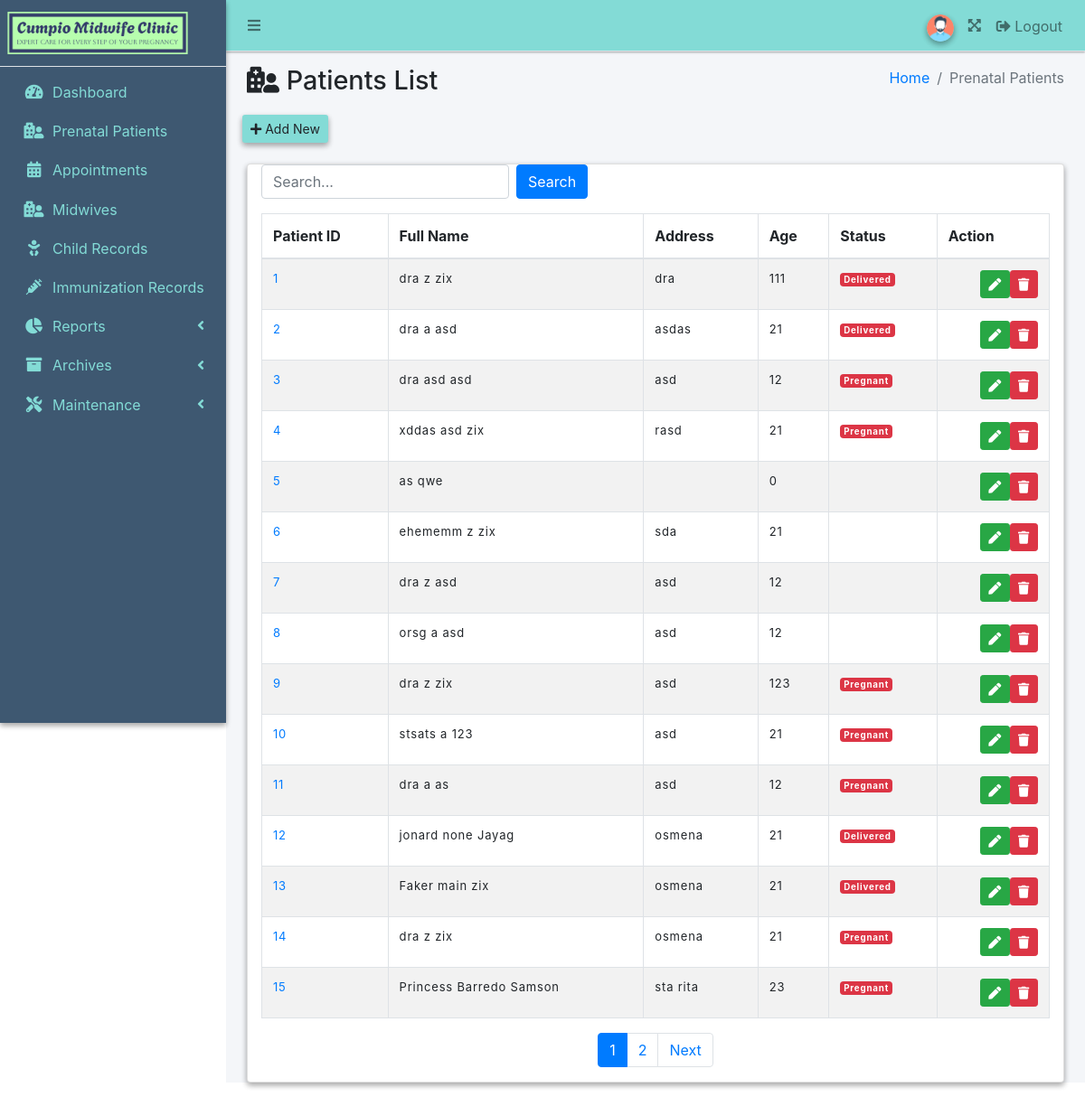
The page /admin/patient.php on the database its author committed.
### tables this page shows
CREATE TABLE `patient` (
  `patient_id` int(11) NOT NULL AUTO_INCREMENT,
  `first_name` varchar(255) NOT NULL,
  `middle_name` varchar(255) DEFAULT NULL,
  `last_name` varchar(255) NOT NULL,
  `contact` varchar(255) DEFAULT NULL,
  `birthdate` date DEFAULT NULL,
  `address` text DEFAULT NULL,
  `age` int(11) DEFAULT NULL,
  `midwife_nurse_doctor` varchar(255) DEFAULT NULL,
  `weight` float DEFAULT NULL,
  `size_of_tummy` int(11) DEFAULT NULL,
  `bp` varchar(50) DEFAULT NULL,
  `pr` varchar(50) DEFAULT NULL,
  `rr` varchar(50) DEFAULT NULL,
  `fh` varchar(50) DEFAULT NULL,
  `fht` varchar(50) DEFAULT NULL,
  `aog` varchar(50) DEFAULT NULL,
  `created_at` timestamp NOT NULL DEFAULT current_timestamp(),
  `updated_at` timestamp NOT NULL DEFAULT current_timestamp() ON UPDATE current_timestamp(),
  `prenatal_schedule` date DEFAULT NULL,
  `expected_delivery` date DEFAULT NULL,
  `status` varchar(50) DEFAULT NULL,
  `height` varchar(10) DEFAULT NULL,
  `remarks` text DEFAULT NULL,
  PRIMARY KEY (`patient_id`)
);

### admin/patient.php (the view, shortened to what this page needs)
<!DOCTYPE html>
<html lang="en">
  <head>
    <link rel="stylesheet" href="../asset/fontawesome/css/all.min.css" />
    <link rel="stylesheet" href="../asset/css/adminlte.min.css" />
    <link rel="stylesheet" href="../asset/css/style.css" />
    <link
      rel="stylesheet"
      href="../asset/tables/datatables-bs4/css/dataTables.bootstrap4.min.css"
    />
    <link
      rel="stylesheet"
      href="https://maxcdn.bootstrapcdn.com/bootstrap/4.5.2/css/bootstrap.min.css"
    />
    <link
      rel="stylesheet"
      href="https://cdn.datatables.net/1.10.21/css/jquery.dataTables.min.css"
    />
  </head>
  <body class="hold-transition sidebar-mini layout-fixed">
    <div class="wrapper">
      <nav
        class="main-header navbar navbar-expand navbar-light elevation-1"
        style="background-color: rgba(131, 219, 214)"
      >
        <ul class="navbar-nav">
          <li class="nav-item">
            <a class="nav-link" data-widget="pushmenu" href="#" role="button"
              ><i class="fas fa-bars"></i
            ></a>
          </li>
        </ul>
        <ul class="navbar-nav ml-auto">
          <li class="nav-item">
            <a class="nav-link" href="#" role="button">
              <img
                src="../asset/img/avatar.png"
                class="img-circle elevation-2"
                alt="User Image"
                width="30"
              />
            </a>
          </li>
          <li class="nav-item">
            <a class="nav-link" data-widget="fullscreen" href="#" role="button">
              <i class="fas fa-expand-arrows-alt"></i>
            </a>
          </li>
         <li class="nav-item">
            <button class="nav-link btn btn-link" data-toggle="modal" data-target="#logoutConfirmModal" type="button">
              <i class="fas fa-sign-out-alt"></i> Logout
            </button>
          </li>
        </ul>
      </nav>
      <?php
$user_type = $_SESSION['user_type'] ?? '';
?>
<aside
  class="main-sidebar sidebar-light-primary elevation-2"
  style="background-color: rgba(62, 88, 113)"
>
  <a href="index.php" class="brand-link animated swing">
    <img src="../asset/img/clinic-logo.png" alt="DSMS Logo" width="200" />
  </a>
  <div class="sidebar">
    <nav class="mt-2">
      <ul
        class="nav nav-pills nav-sidebar flex-column"
        data-widget="treeview"
        role="menu"
        data-accordion="false"
      >
        <li class="nav-item">
          <a href="index.php" class="nav-link">
            <i class="nav-icon fa fa-tachometer-alt"></i>
            <p>Dashboard</p>
          </a>
        </li>
        <li class="nav-item">
          <a href="patient.php" class="nav-link">
            <i class="nav-icon fa fa-hospital-user"></i>
            <p>Prenatal Patients</p>
          </a>
        </li>
        <li class="nav-item">
          <a href="appointment.php" class="nav-link">
            <i class="nav-icon fa fa-calendar-alt"></i>
            <p>Appointments</p>
          </a>
        </li>
        <?php if ($user_type !== 'staff'): ?>
        <li class="nav-item">
          <a href="midwives.php" class="nav-link">
            <i class="nav-icon fa fa-hospital-user"></i>
            <p>Midwives</p>
          </a>
        </li>
        <?php endif; ?>
        <li class="nav-item">
          <a href="child.php" class="nav-link">
            <i class="nav-icon fa fa-baby"></i>
            <p>Child Records</p>
          </a>
        </li>
        <li class="nav-item">
          <a href="immunization.php" class="nav-link">
            <i class="nav-icon fa fa-syringe"></i>
            <p>Immunization Records</p>
          </a>
        </li>
        <li class="nav-item">
          <a href="#" class="nav-link">
            <i class="nav-icon fa fa-chart-pie"></i>
            <p>Reports</p>
            <i class="right fas fa-angle-left"></i>
          </a>
        </li>
        <li class="nav-item">
          <a href="#" class="nav-link">
            <i class="nav-icon fa fa-archive"></i>
            <p>Archives</p>
            <i class="right fas fa-angle-left"></i>
          </a>
        </li>
        <li class="nav-item">
          <a href="#" class="nav-link">
            <i class="nav-icon fa fa-tools"></i>
            <p>Maintenance</p>
            <i class="right fas fa-angle-left"></i>
          </a>
        </li>
      </ul>
    </nav>
  </div>
</aside>
      <div class="content-wrapper">
        <div class="content-header">
          <div class="container-fluid">
            <div class="row mb-2">
              <div class="col-sm-6">
                <h1 class="m-0">
                  <span class="fa fa-hospital-user"></span> Patients List
                </h1>
              </div>
              <div class="col-sm-6">
                <ol class="breadcrumb float-sm-right">
                  <li class="breadcrumb-item"><a href="index.php">Home</a></li>
                  <li class="breadcrumb-item active">Prenatal Patients</li>
                </ol>
              </div>
              <a
                class="btn btn-sm elevation-2"
                href="#"
                data-toggle="modal"
                data-target="#add"
                style="
                  margin-top: 20px;
                  margin-left: 10px;
                  background-color: rgba(131, 219, 214);
                "
                ><i class="fa fa-plus"></i> Add New</a
              >
            </div>
          </div>
        </div>
        <?php
$mysqli = new mysqli('localhost', 'root', '', 'mrm');
$search = isset($_GET['search']) ? '%' . $mysqli->real_escape_string($_GET['search']) . '%' : '%';
$limit = 15;
$page = isset($_GET['page']) ? (int)$_GET['page'] : 1;
$offset = ($page - 1) * $limit;
$query = "SELECT
              patient_id,
              CONCAT(first_name, ' ', IFNULL(middle_name, ''), ' ', last_name) AS full_name,
              address,
              age,
              status
          FROM
              patient
          WHERE
              patient_id LIKE ?
              OR CONCAT(first_name, ' ', IFNULL(middle_name, ''), ' ', last_name) LIKE ?
              OR address LIKE ?
              OR age LIKE ?
          LIMIT ? OFFSET ?";
$stmt = $mysqli->prepare($query);
$stmt->bind_param('ssssii', $search, $search, $search, $search, $limit, $offset);
$stmt->execute();
$result = $stmt->get_result();
$countQuery = "SELECT COUNT(*) AS total FROM patient WHERE patient_id LIKE ? OR CONCAT(first_name, ' ', IFNULL(middle_name, ''), ' ', last_name) LIKE ? OR address LIKE ? OR age LIKE ?";
$countStmt = $mysqli->prepare($countQuery);
$countStmt->bind_param('ssss', $search, $search, $search, $search);
$countStmt->execute();
$countResult = $countStmt->get_result();
$totalRows = $countResult->fetch_assoc()['total'];
$totalPages = ceil($totalRows / $limit);
?>
<section class="content">
    <div class="container-fluid">
        <div class="card card-info elevation-2">
            <div class="col-md-12">
                <form method="GET" class="form-inline mb-3">
                    <input type="text" name="search" class="form-control mr-2" placeholder="Search..." value="<?php echo htmlspecialchars($_GET['search'] ?? '', ENT_QUOTES); ?>">
                    <button type="submit" class="btn btn-primary">Search</button>
                </form>
                <table id="example1" class="table table-bordered table-striped">
                    <thead>
                        <tr>
                            <th>Patient ID</th>
                            <th>Full Name</th>
                            <th>Address</th>
                            <th>Age</th>
                            <th>Status</th>
                            <th>Action</th>
                        </tr>
                    </thead>
                    <tbody>
                        <?php
                        if ($result->num_rows > 0) {
                            while ($row = $result->fetch_assoc()) {
                                $statusBadge = $row['status'] == 'Active' ? 'bg-success' : 'bg-danger';
                                echo "<tr>";
                                echo "<td><a href='prenatal.php?patient_id=" . urlencode($row['patient_id']) . "'>" . htmlspecialchars($row['patient_id'], ENT_QUOTES) . "</a></td>";
                                echo "<td>" . htmlspecialchars($row['full_name'], ENT_QUOTES) . "</td>";
                                echo "<td>" . htmlspecialchars($row['address'], ENT_QUOTES) . "</td>";
                                echo "<td>" . htmlspecialchars($row['age'], ENT_QUOTES) . "</td>";
                                echo "<td><span class='badge " . $statusBadge . "'>" . htmlspecialchars($row['status'], ENT_QUOTES) . "</span></td>";
                                echo "<td class='text-right'>";
                                echo "<a class='btn btn-sm btn-success' href='#' data-toggle='modal' data-target='#edit' data-id='" . htmlspecialchars($row['patient_id'], ENT_QUOTES) . "'><i class='fa fa-pen'></i></a>";
                                echo "<a class='btn btn-sm btn-danger' href='#' data-toggle='modal' data-target='#delete' data-id='" . htmlspecialchars($row['patient_id'], ENT_QUOTES) . "'><i class='fa fa-trash'></i></a>";
                                echo "</td>";
                                echo "</tr>";
                            }
                        } else {
                            echo "<tr><td colspan='6'>No records found</td></tr>";
                        }
                        ?>
                    </tbody>
                </table>
                <nav>
                    <ul class="pagination justify-content-center">
                        <?php for ($i = 1; $i <= $totalPages; $i++): ?>
                            <li class="page-item <?php echo $i == $page ? 'active' : ''; ?>"><a class="page-link" href="?search=<?php echo urlencode($_GET['search'] ?? ''); ?>&page=<?php echo $i; ?>"><?php echo $i; ?></a></li>
                        <?php endfor; ?>
                        <?php if ($page < $totalPages): ?>
                            <li class="page-item"><a class="page-link" href="?search=<?php echo urlencode($_GET['search'] ?? ''); ?>&page=<?php echo $page + 1; ?>">Next</a></li>
                        <?php endif; ?>
                    </ul>
                </nav>
            </div>
        </div>
    </div>
</section>
  </body>
</html>

### asset/css/style.css (style rules this page uses)
nav.mt-2 ul.nav-sidebar li p { color: rgb(131,219,214) !important; }
nav.mt-2 ul.nav-sidebar li i { color: rgb(131,219,214) !important; }
table td { font-size: 13px !important; letter-spacing: 0.0625em; margin:-10px; border-spacing: 1em; }

### rows shown on the page
patient: patient_id "1", full_name "dra z zix", address "dra", age "111", status "Delivered"
patient: patient_id "2", full_name "dra a asd", address "asdas", age "21", status "Delivered"
patient: patient_id "3", full_name "dra asd asd", address "asd", age "12", status "Pregnant"
patient: patient_id "4", full_name "xddas asd zix", address "rasd", age "21", status "Pregnant"
patient: patient_id "5", full_name "as qwe", age "0"
patient: patient_id "6", full_name "ehememm z zix", address "sda", age "21"
patient: patient_id "7", full_name "dra z asd", address "asd", age "12"
patient: patient_id "8", full_name "orsg a asd", address "asd", age "12"
patient: patient_id "9", full_name "dra z zix", address "asd", age "123", status "Pregnant"
patient: patient_id "10", full_name "stsats a 123", address "asd", age "21", status "Pregnant"
patient: patient_id "11", full_name "dra a as", address "asd", age "12", status "Pregnant"
patient: patient_id "12", full_name "jonard none Jayag", address "osmena", age "21", status "Delivered"
patient: patient_id "13", full_name "Faker main zix", address "osmena", age "21", status "Delivered"
patient: patient_id "14", full_name "dra z zix", address "osmena", age "21", status "Pregnant"
patient: patient_id "15", full_name "Princess Barredo Samson", address "sta rita", age "23", status "Pregnant"
